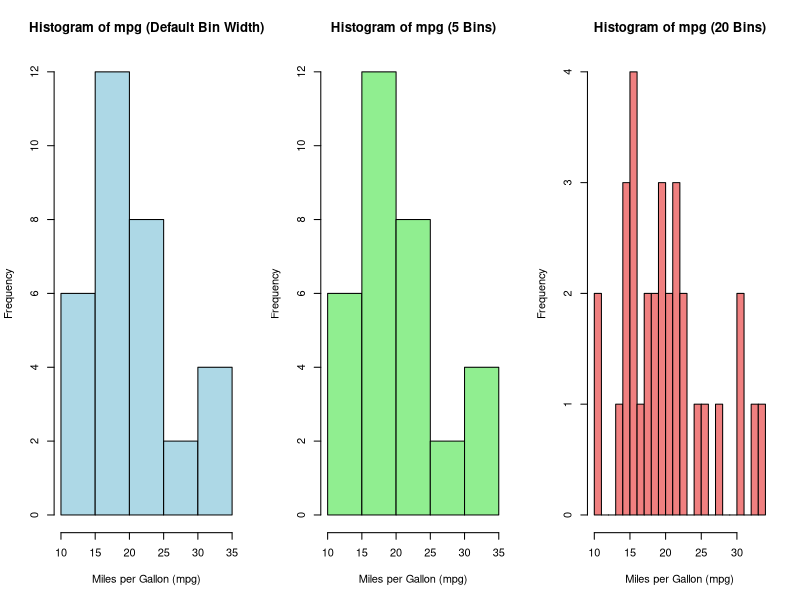

Write R code to recreate this figure.
# Load the mtcars dataset
data(mtcars)

# Set up the plotting area to display 3 plots in one row
par(mfrow = c(1, 3))

# Plot histogram with default bin width
hist(mtcars$mpg, 
     main = "Histogram of mpg (Default Bin Width)",
     xlab = "Miles per Gallon (mpg)",
     col = "lightblue",
     border = "black")

# Plot histogram with larger bin width
hist(mtcars$mpg, 
     breaks = 5,  # Number of bins
     main = "Histogram of mpg (5 Bins)",
     xlab = "Miles per Gallon (mpg)",
     col = "lightgreen",
     border = "black")

# Plot histogram with smaller bin width
hist(mtcars$mpg, 
     breaks = 20,  # Number of bins
     main = "Histogram of mpg (20 Bins)",
     xlab = "Miles per Gallon (mpg)",
     col = "lightcoral",
     border = "black")

# Reset the plotting area to default
par(mfrow = c(1, 1))
